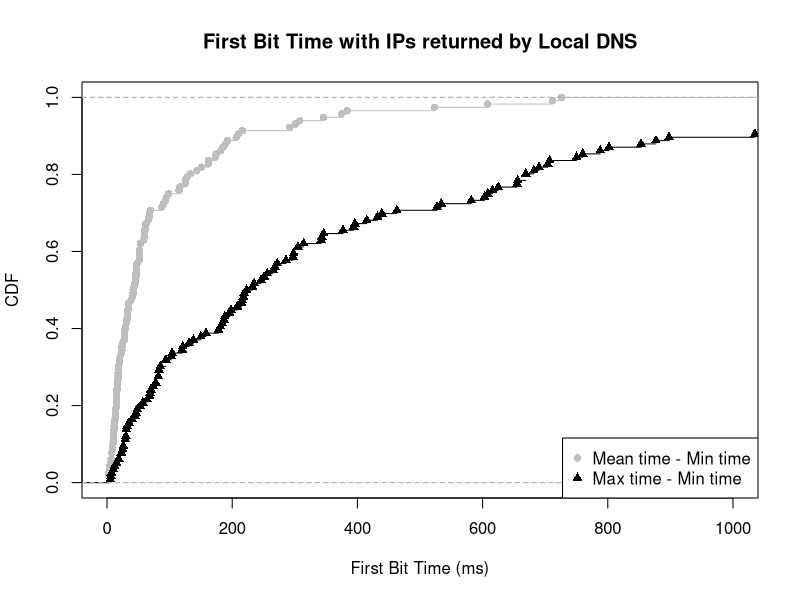

Reproduce this figure in R.
mean_min <- c(12.712963, 206.388889, 33.333333, 28.528090, 61.000000, 19.692308, 27.333333, 13.500000, 10.000000, 162.333333, 383.633333, 23.666667, 47.092105, 69.460000, 41.000000, 17.166667, 67.300000, 94.818182, 6.500000, 4.600000, 2.500000, 51.678571, 192.416667, 216.333333, 185.250000, 62.400000, 31.866667, 34.740741, 523.100000, 13.409091, 10.277778, 60.388889, 17.791667, 24.809524, 151.333333, 32.666667, 162.133333, 124.666667, 173.055556, 45.500000, 15.350000, 23.812500, 8.833333, 47.500000, 174.375000, 53.166667, 93.750000, 98.366667, 90.333333, 11.222222, 52.083333, 15.583333, 11.380952, 300.833333, 4.333333, 11.833333, 15.481481, 18.666667, 125.740741, 2.500000, 42.500000, 608.000000, 374.565217, 726.000000, 189.500000, 29.766667, 711.937500, 43.280303, 128.000000, 38.277778, 53.166667, 27.656863, 41.714286, 13.166667, 9.833333, 30.966667, 10.666667, 51.666667, 27.700000, 46.333333, 23.170213, 44.593333, 116.307692, 18.333333, 34.633333, 209.762669, 67.463542, 7.500000, 8.666667, 291.722222, 15.500000, 52.166667, 181.700000, 58.575758, 21.000000, 87.533333, 33.111111, 16.000000, 47.785714, 59.500000, 7.500000, 3.000000, 59.750000, 308.000000, 17.750000, 345.666667, 19.916667, 5.833333, 16.500000, 114.833333, 133.351852, 46.257576, 15.235294, 17.583333, 65.833333, 143.454545)

max_min <- c(64.00, 704.00, 178.00, 184.00, 188.00, 232.00, 78.00, 26.00, 25.00, 377.00, 3526.00, 83.00, 396.00, 669.00, 346.00, 150.00, 235.00, 251.00, 10.00, 23.00, 7.00, 218.00, 707.00, 608.00, 534.00, 305.00, 286.00, 298.00, 1853.00, 82.00, 35.00, 343.00, 57.00, 181.00, 305.00, 121.00, 1097.00, 216.00, 682.00, 120.00, 83.00, 94.00, 53.00, 187.00, 802.00, 750.00, 439.00, 898.00, 463.00, 48.00, 215.00, 94.00, 68.00, 853.00, 19.00, 31.00, 103.00, 45.00, 432.00, 5.00, 158.00, 2733.00, 1172.00, 1452.00, 1035.00, 138.00, 2568.00, 415.00, 394.00, 268.00, 74.00, 82.00, 655.00, 32.00, 29.00, 527.00, 31.00, 246.00, 198.00, 582.00, 603.00, 877.00, 760.00, 69.00, 256.00, 9813.99, 788.00, 15.00, 23.00, 9079.00, 196.00, 314.00, 690.00, 669.00, 104.00, 625.00, 208.00, 70.00, 131.00, 265.00, 29.00, 6.00, 223.00, 616.00, 46.00, 1155.00, 30.00, 12.00, 85.00, 656.00, 1118.00, 297.00, 40.00, 219.00, 272.00, 342.00)

mean_min_val = ecdf(mean_min)
max_min_val = ecdf(max_min)

plot(mean_min_val, lty=1, col="grey", pch = 16, xlab="First Bit Time (ms)", ylab="CDF", main="First Bit Time with IPs returned by Local DNS", xlim=c(0, 1000))
lines(max_min_val, pch = 17)

legend("bottomright",  pch = c(16, 17), legend=c("Mean time - Min time", "Max time - Min time"), col=c("grey", "black"))